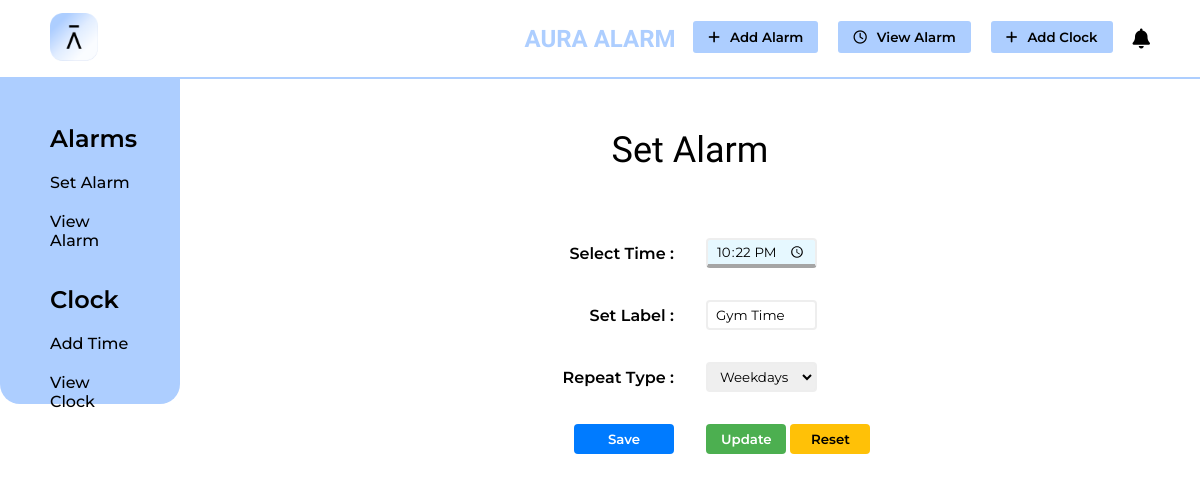
The page /index.php?eid=5 on the database its author committed.
### tables this page shows
CREATE TABLE `alarms` (
  `id` int(11) NOT NULL,
  `time` varchar(255) NOT NULL,
  `label` varchar(255) NOT NULL,
  `reptype` varchar(255) NOT NULL
);

### mainClass.php (called while the page is built, shortened)
<?php
class alarm
{
    private $servername = "localhost";
    private $username = "root";
    private $password = "";
    private $database = "alarm";
    private $connect;
    public function __construct()
    {
        $this->connect = new mysqli($this->servername, $this->username, $this->password, $this->database);
        if (mysqli_connect_error()) {
            echo "Connection Failed";
        } else {
            return $this->connect;
        }
    }
?>
<?php
    public function getEditableAlarm($id)
    {
        $query = "select * from alarms where id = $id";
        $result = $this->connect->query($query);
        if ($result) {
            $row = $result->fetch_assoc();
            return $row;
        }
    }
}

### index.php (the view, shortened to what this page needs)
<?php
include("mainClass.php");
$ob = new alarm();
if (isset($_REQUEST['eid'])) {
    $id = $_REQUEST['eid'];
    $data = $ob->getEditableAlarm($id);
}
?>
<!DOCTYPE html>
<html lang="en">
<head>
    <?php
    include("./commons/cdnLinks.php")
    ?>
</head>
<body>
    <div class="mainContainer">
        <?php
        include("./commons/header.php");
        ?>
        <div class="midContainer">
            <div class="sidebarContainer">
                <?php
                include("./commons/sidebar.php");
                ?>
            </div>
            <div class="addAlarm">
                <p class="heading">Set Alarm</p>
                <div class="formcontainer">
                    <form method="POST">
                        <table width="100%" class="alarmTable">
                            <tr>
                                <td class="tdHeading">Select Time : </td>
                                <td><input type="time" name="time" value="<?php if (isset($data['time'])) echo $data['time'] ?>" required></td>
                            </tr>
                            <tr>
                                <td class="tdHeading">Set Label : </td>
                                <td><input type="text" name="label" value="<?php if (isset($data['label'])) echo $data['label'] ?>" placeholder="Wake Up" required></td>
                            </tr>
                            <tr>
                                <td class="tdHeading">Repeat Type : </td>
                                <td><select name="repType">
                                        <option value=<?php if (isset($data['reptype'])) {
                                                            echo $data['reptype'];
                                                        } else {
                                                            echo "Default";
                                                        } ?>>
                                            <?php if (isset($data['reptype'])) {
                                                echo $data['reptype'];
                                            } else {
                                                echo "Select Repeat Type";
                                            } ?>
                                        </option>
                                    </select></td>
                            </tr>
                            <tr>
                                <td class="tdHeading"><input type="submit" value="Save" name="save"></td>
                                <td>
                                    <input class="updateBtn" type="submit" value="Update" name="update">
                                    <input type="reset" value="Reset">
                                </td>
                            </tr>
                        </table>
                    </form>
                </div>
            </div>
        </div>
    </div>
</body>
</html>

### style.css (style rules this page uses)
* { padding: 0; margin: 0; font-family: 'Montserrat', sans-serif; box-sizing: border-box; color: black; }
body { background-color: #fff; }
.sidebarContainer { float: left; }
.addAlarm { float: right; width: 85vw; }
.heading { text-align: center; font-family: 'Antonio', sans-serif; margin: 50px; font-size: 36px; cursor: default; }
.formcontainer { width: 50%; margin: auto; }
table.alarmTable td { padding: 15px; width: 50%; font-weight: 600; }
table.alarmTable td.tdHeading { text-align: right; }
input { width: 50%; height: 30px; border-radius: 4px; border: 2px solid #eee; color: #000; padding: 2px 8px; }
select { width: 50%; height: 30px; border-radius: 4px; border: 2px solid#eee; color: #000; padding: 2px 8px; }
select option { color: #000; }
input[type="submit"] { padding: 5px 20px; background-color: #007bff; color: white; font-weight: 600; border: none; width: 100px; border-radius: 4px; cursor: pointer; }
input[type="submit"].updateBtn { padding: 5px 15px; background-color: #4CAF50; color: white; font-weight: 600; border: none; width: 80px; border-radius: 4px; cursor: pointer; }
input[type="time"] { background: #E6F8FF; border-bottom: 4px solid #a5a5a5; }
input[type="reset"] { padding: 5px 15px; background-color: #ffc107; color: #000;; font-weight: 600; width: 80px; border: none; border-radius: 4px; cursor: pointer; }

### rows shown on the page
alarms: time "22:22", label "Gym Time", repType "Weekdays"
